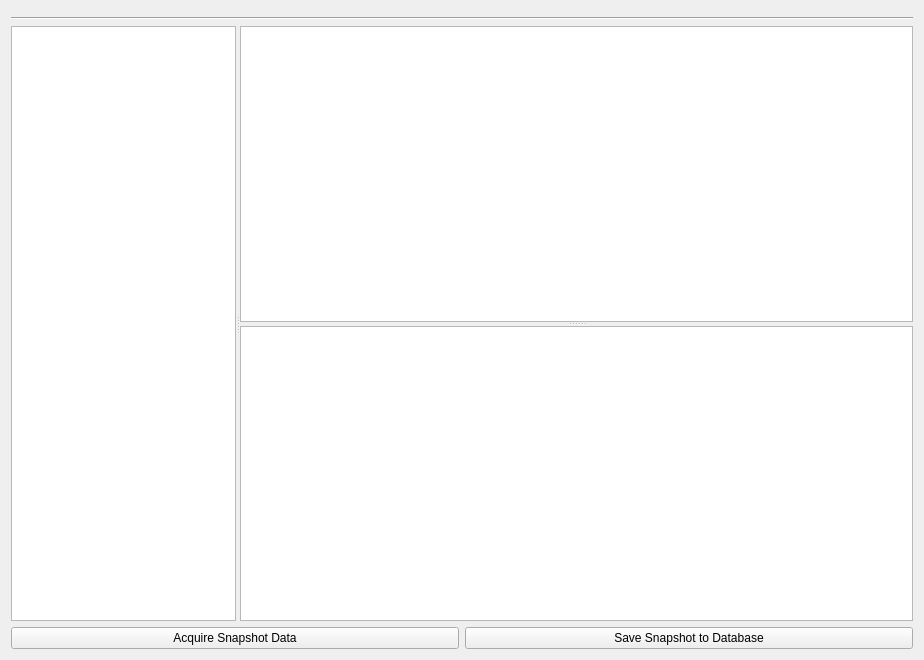
<?xml version="1.0" encoding="UTF-8"?>
<ui version="4.0">
 <class>Form</class>
 <widget class="QWidget" name="Form">
  <property name="geometry">
   <rect>
    <x>0</x>
    <y>0</y>
    <width>924</width>
    <height>660</height>
   </rect>
  </property>
  <property name="windowTitle">
   <string>Form</string>
  </property>
  <layout class="QVBoxLayout" name="verticalLayout">
   <item>
    <widget class="QWidget" name="meta_placeholder" native="true">
     <property name="sizePolicy">
      <sizepolicy hsizetype="Preferred" vsizetype="Maximum">
       <horstretch>0</horstretch>
       <verstretch>0</verstretch>
      </sizepolicy>
     </property>
    </widget>
   </item>
   <item>
    <widget class="Line" name="line">
     <property name="orientation">
      <enum>Qt::Horizontal</enum>
     </property>
    </widget>
   </item>
   <item>
    <widget class="QSplitter" name="splitter_2">
     <property name="sizePolicy">
      <sizepolicy hsizetype="Expanding" vsizetype="Expanding">
       <horstretch>0</horstretch>
       <verstretch>0</verstretch>
      </sizepolicy>
     </property>
     <property name="orientation">
      <enum>Qt::Horizontal</enum>
     </property>
     <widget class="QTreeView" name="tree_view">
      <property name="sizePolicy">
       <sizepolicy hsizetype="Preferred" vsizetype="Preferred">
        <horstretch>1</horstretch>
        <verstretch>0</verstretch>
       </sizepolicy>
      </property>
     </widget>
     <widget class="QSplitter" name="splitter">
      <property name="sizePolicy">
       <sizepolicy hsizetype="Expanding" vsizetype="Expanding">
        <horstretch>3</horstretch>
        <verstretch>0</verstretch>
       </sizepolicy>
      </property>
      <property name="orientation">
       <enum>Qt::Vertical</enum>
      </property>
      <widget class="QTableView" name="sub_pv_table_view"/>
      <widget class="QTableView" name="sub_coll_table_view"/>
     </widget>
    </widget>
   </item>
   <item>
    <layout class="QHBoxLayout" name="horizontalLayout">
     <item>
      <widget class="QPushButton" name="acquire_button">
       <property name="text">
        <string>Acquire Snapshot Data</string>
       </property>
      </widget>
     </item>
     <item>
      <widget class="QPushButton" name="save_button">
       <property name="text">
        <string>Save Snapshot to Database</string>
       </property>
      </widget>
     </item>
    </layout>
   </item>
  </layout>
 </widget>
 <resources/>
 <connections/>
</ui>
